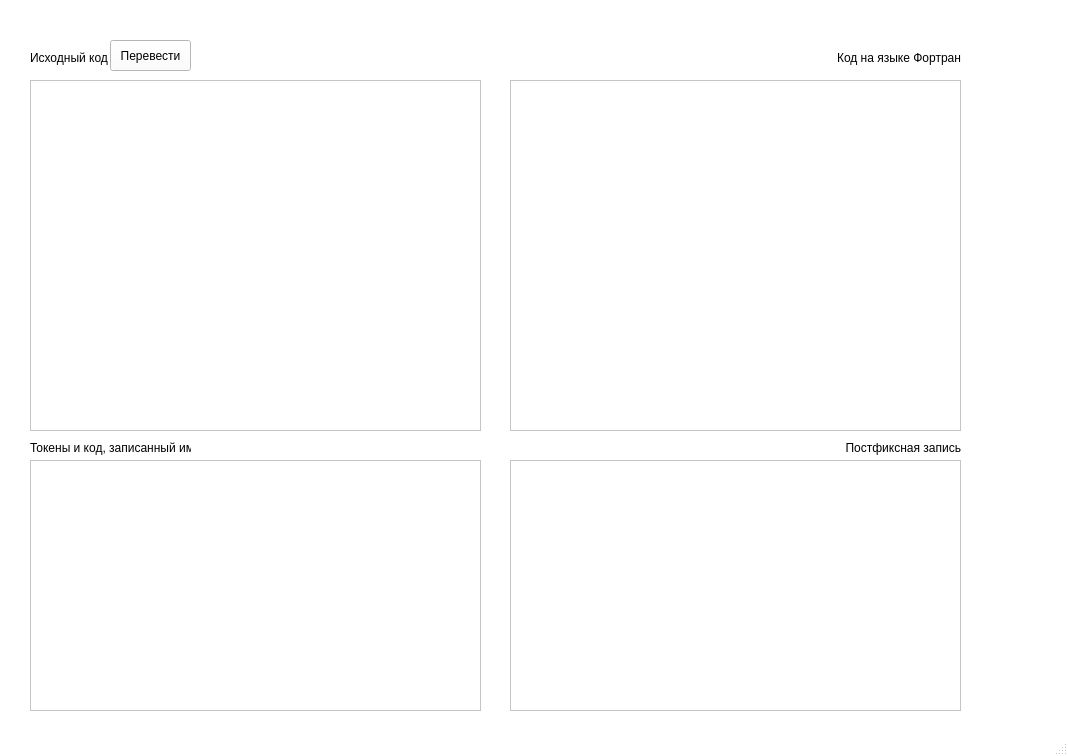
<?xml version="1.0" encoding="UTF-8"?>
<ui version="4.0">
 <class>MainWindow</class>
 <widget class="QMainWindow" name="MainWindow">
  <property name="geometry">
   <rect>
    <x>0</x>
    <y>0</y>
    <width>1068</width>
    <height>756</height>
   </rect>
  </property>
  <property name="palette">
   <palette>
    <active>
     <colorrole role="WindowText">
      <brush brushstyle="SolidPattern">
       <color alpha="255">
        <red>0</red>
        <green>0</green>
        <blue>0</blue>
       </color>
      </brush>
     </colorrole>
     <colorrole role="Button">
      <brush brushstyle="SolidPattern">
       <color alpha="255">
        <red>255</red>
        <green>255</green>
        <blue>255</blue>
       </color>
      </brush>
     </colorrole>
     <colorrole role="Light">
      <brush brushstyle="SolidPattern">
       <color alpha="255">
        <red>255</red>
        <green>255</green>
        <blue>255</blue>
       </color>
      </brush>
     </colorrole>
     <colorrole role="Midlight">
      <brush brushstyle="SolidPattern">
       <color alpha="255">
        <red>255</red>
        <green>255</green>
        <blue>255</blue>
       </color>
      </brush>
     </colorrole>
     <colorrole role="Dark">
      <brush brushstyle="SolidPattern">
       <color alpha="255">
        <red>127</red>
        <green>127</green>
        <blue>127</blue>
       </color>
      </brush>
     </colorrole>
     <colorrole role="Mid">
      <brush brushstyle="SolidPattern">
       <color alpha="255">
        <red>170</red>
        <green>170</green>
        <blue>170</blue>
       </color>
      </brush>
     </colorrole>
     <colorrole role="Text">
      <brush brushstyle="SolidPattern">
       <color alpha="255">
        <red>0</red>
        <green>0</green>
        <blue>0</blue>
       </color>
      </brush>
     </colorrole>
     <colorrole role="BrightText">
      <brush brushstyle="SolidPattern">
       <color alpha="255">
        <red>255</red>
        <green>255</green>
        <blue>255</blue>
       </color>
      </brush>
     </colorrole>
     <colorrole role="ButtonText">
      <brush brushstyle="SolidPattern">
       <color alpha="255">
        <red>0</red>
        <green>0</green>
        <blue>0</blue>
       </color>
      </brush>
     </colorrole>
     <colorrole role="Base">
      <brush brushstyle="SolidPattern">
       <color alpha="255">
        <red>255</red>
        <green>255</green>
        <blue>255</blue>
       </color>
      </brush>
     </colorrole>
     <colorrole role="Window">
      <brush brushstyle="SolidPattern">
       <color alpha="255">
        <red>255</red>
        <green>255</green>
        <blue>255</blue>
       </color>
      </brush>
     </colorrole>
     <colorrole role="Shadow">
      <brush brushstyle="SolidPattern">
       <color alpha="255">
        <red>0</red>
        <green>0</green>
        <blue>0</blue>
       </color>
      </brush>
     </colorrole>
     <colorrole role="AlternateBase">
      <brush brushstyle="SolidPattern">
       <color alpha="255">
        <red>255</red>
        <green>255</green>
        <blue>255</blue>
       </color>
      </brush>
     </colorrole>
     <colorrole role="ToolTipBase">
      <brush brushstyle="SolidPattern">
       <color alpha="255">
        <red>255</red>
        <green>255</green>
        <blue>220</blue>
       </color>
      </brush>
     </colorrole>
     <colorrole role="ToolTipText">
      <brush brushstyle="SolidPattern">
       <color alpha="255">
        <red>0</red>
        <green>0</green>
        <blue>0</blue>
       </color>
      </brush>
     </colorrole>
    </active>
    <inactive>
     <colorrole role="WindowText">
      <brush brushstyle="SolidPattern">
       <color alpha="255">
        <red>0</red>
        <green>0</green>
        <blue>0</blue>
       </color>
      </brush>
     </colorrole>
     <colorrole role="Button">
      <brush brushstyle="SolidPattern">
       <color alpha="255">
        <red>255</red>
        <green>255</green>
        <blue>255</blue>
       </color>
      </brush>
     </colorrole>
     <colorrole role="Light">
      <brush brushstyle="SolidPattern">
       <color alpha="255">
        <red>255</red>
        <green>255</green>
        <blue>255</blue>
       </color>
      </brush>
     </colorrole>
     <colorrole role="Midlight">
      <brush brushstyle="SolidPattern">
       <color alpha="255">
        <red>255</red>
        <green>255</green>
        <blue>255</blue>
       </color>
      </brush>
     </colorrole>
     <colorrole role="Dark">
      <brush brushstyle="SolidPattern">
       <color alpha="255">
        <red>127</red>
        <green>127</green>
        <blue>127</blue>
       </color>
      </brush>
     </colorrole>
     <colorrole role="Mid">
      <brush brushstyle="SolidPattern">
       <color alpha="255">
        <red>170</red>
        <green>170</green>
        <blue>170</blue>
       </color>
      </brush>
     </colorrole>
     <colorrole role="Text">
      <brush brushstyle="SolidPattern">
       <color alpha="255">
        <red>0</red>
        <green>0</green>
        <blue>0</blue>
       </color>
      </brush>
     </colorrole>
     <colorrole role="BrightText">
      <brush brushstyle="SolidPattern">
       <color alpha="255">
        <red>255</red>
        <green>255</green>
        <blue>255</blue>
       </color>
      </brush>
     </colorrole>
     <colorrole role="ButtonText">
      <brush brushstyle="SolidPattern">
       <color alpha="255">
        <red>0</red>
        <green>0</green>
        <blue>0</blue>
       </color>
      </brush>
     </colorrole>
     <colorrole role="Base">
      <brush brushstyle="SolidPattern">
       <color alpha="255">
        <red>255</red>
        <green>255</green>
        <blue>255</blue>
       </color>
      </brush>
     </colorrole>
     <colorrole role="Window">
      <brush brushstyle="SolidPattern">
       <color alpha="255">
        <red>255</red>
        <green>255</green>
        <blue>255</blue>
       </color>
      </brush>
     </colorrole>
     <colorrole role="Shadow">
      <brush brushstyle="SolidPattern">
       <color alpha="255">
        <red>0</red>
        <green>0</green>
        <blue>0</blue>
       </color>
      </brush>
     </colorrole>
     <colorrole role="AlternateBase">
      <brush brushstyle="SolidPattern">
       <color alpha="255">
        <red>255</red>
        <green>255</green>
        <blue>255</blue>
       </color>
      </brush>
     </colorrole>
     <colorrole role="ToolTipBase">
      <brush brushstyle="SolidPattern">
       <color alpha="255">
        <red>255</red>
        <green>255</green>
        <blue>220</blue>
       </color>
      </brush>
     </colorrole>
     <colorrole role="ToolTipText">
      <brush brushstyle="SolidPattern">
       <color alpha="255">
        <red>0</red>
        <green>0</green>
        <blue>0</blue>
       </color>
      </brush>
     </colorrole>
    </inactive>
    <disabled>
     <colorrole role="WindowText">
      <brush brushstyle="SolidPattern">
       <color alpha="255">
        <red>127</red>
        <green>127</green>
        <blue>127</blue>
       </color>
      </brush>
     </colorrole>
     <colorrole role="Button">
      <brush brushstyle="SolidPattern">
       <color alpha="255">
        <red>255</red>
        <green>255</green>
        <blue>255</blue>
       </color>
      </brush>
     </colorrole>
     <colorrole role="Light">
      <brush brushstyle="SolidPattern">
       <color alpha="255">
        <red>255</red>
        <green>255</green>
        <blue>255</blue>
       </color>
      </brush>
     </colorrole>
     <colorrole role="Midlight">
      <brush brushstyle="SolidPattern">
       <color alpha="255">
        <red>255</red>
        <green>255</green>
        <blue>255</blue>
       </color>
      </brush>
     </colorrole>
     <colorrole role="Dark">
      <brush brushstyle="SolidPattern">
       <color alpha="255">
        <red>127</red>
        <green>127</green>
        <blue>127</blue>
       </color>
      </brush>
     </colorrole>
     <colorrole role="Mid">
      <brush brushstyle="SolidPattern">
       <color alpha="255">
        <red>170</red>
        <green>170</green>
        <blue>170</blue>
       </color>
      </brush>
     </colorrole>
     <colorrole role="Text">
      <brush brushstyle="SolidPattern">
       <color alpha="255">
        <red>127</red>
        <green>127</green>
        <blue>127</blue>
       </color>
      </brush>
     </colorrole>
     <colorrole role="BrightText">
      <brush brushstyle="SolidPattern">
       <color alpha="255">
        <red>255</red>
        <green>255</green>
        <blue>255</blue>
       </color>
      </brush>
     </colorrole>
     <colorrole role="ButtonText">
      <brush brushstyle="SolidPattern">
       <color alpha="255">
        <red>127</red>
        <green>127</green>
        <blue>127</blue>
       </color>
      </brush>
     </colorrole>
     <colorrole role="Base">
      <brush brushstyle="SolidPattern">
       <color alpha="255">
        <red>255</red>
        <green>255</green>
        <blue>255</blue>
       </color>
      </brush>
     </colorrole>
     <colorrole role="Window">
      <brush brushstyle="SolidPattern">
       <color alpha="255">
        <red>255</red>
        <green>255</green>
        <blue>255</blue>
       </color>
      </brush>
     </colorrole>
     <colorrole role="Shadow">
      <brush brushstyle="SolidPattern">
       <color alpha="255">
        <red>0</red>
        <green>0</green>
        <blue>0</blue>
       </color>
      </brush>
     </colorrole>
     <colorrole role="AlternateBase">
      <brush brushstyle="SolidPattern">
       <color alpha="255">
        <red>255</red>
        <green>255</green>
        <blue>255</blue>
       </color>
      </brush>
     </colorrole>
     <colorrole role="ToolTipBase">
      <brush brushstyle="SolidPattern">
       <color alpha="255">
        <red>255</red>
        <green>255</green>
        <blue>220</blue>
       </color>
      </brush>
     </colorrole>
     <colorrole role="ToolTipText">
      <brush brushstyle="SolidPattern">
       <color alpha="255">
        <red>0</red>
        <green>0</green>
        <blue>0</blue>
       </color>
      </brush>
     </colorrole>
    </disabled>
   </palette>
  </property>
  <property name="windowTitle">
   <string>Трёхпроходный транслятор в Фортран</string>
  </property>
  <widget class="QWidget" name="centralwidget">
   <widget class="QTextEdit" name="textEdit">
    <property name="geometry">
     <rect>
      <x>30</x>
      <y>80</y>
      <width>451</width>
      <height>351</height>
     </rect>
    </property>
   </widget>
   <widget class="QPushButton" name="pushButton">
    <property name="geometry">
     <rect>
      <x>110</x>
      <y>40</y>
      <width>81</width>
      <height>31</height>
     </rect>
    </property>
    <property name="text">
     <string>Перевести</string>
    </property>
   </widget>
   <widget class="QTextEdit" name="textEdit_2">
    <property name="geometry">
     <rect>
      <x>510</x>
      <y>80</y>
      <width>451</width>
      <height>351</height>
     </rect>
    </property>
    <property name="readOnly">
     <bool>false</bool>
    </property>
   </widget>
   <widget class="QLabel" name="label">
    <property name="geometry">
     <rect>
      <x>30</x>
      <y>50</y>
      <width>91</width>
      <height>16</height>
     </rect>
    </property>
    <property name="text">
     <string>Исходный код</string>
    </property>
   </widget>
   <widget class="QLabel" name="label_2">
    <property name="geometry">
     <rect>
      <x>830</x>
      <y>50</y>
      <width>131</width>
      <height>16</height>
     </rect>
    </property>
    <property name="layoutDirection">
     <enum>Qt::LeftToRight</enum>
    </property>
    <property name="text">
     <string>Код на языке Фортран</string>
    </property>
    <property name="alignment">
     <set>Qt::AlignRight|Qt::AlignTrailing|Qt::AlignVCenter</set>
    </property>
   </widget>
   <widget class="QTextEdit" name="textEdit_3">
    <property name="geometry">
     <rect>
      <x>510</x>
      <y>460</y>
      <width>451</width>
      <height>251</height>
     </rect>
    </property>
   </widget>
   <widget class="QLabel" name="label_3">
    <property name="geometry">
     <rect>
      <x>830</x>
      <y>440</y>
      <width>131</width>
      <height>16</height>
     </rect>
    </property>
    <property name="layoutDirection">
     <enum>Qt::LeftToRight</enum>
    </property>
    <property name="text">
     <string>Постфиксная запись</string>
    </property>
    <property name="alignment">
     <set>Qt::AlignRight|Qt::AlignTrailing|Qt::AlignVCenter</set>
    </property>
   </widget>
   <widget class="QTextEdit" name="textEdit_4">
    <property name="geometry">
     <rect>
      <x>30</x>
      <y>460</y>
      <width>451</width>
      <height>251</height>
     </rect>
    </property>
   </widget>
   <widget class="QLabel" name="label_4">
    <property name="geometry">
     <rect>
      <x>30</x>
      <y>440</y>
      <width>161</width>
      <height>16</height>
     </rect>
    </property>
    <property name="text">
     <string>Токены и код, записанный ими</string>
    </property>
   </widget>
  </widget>
  <widget class="QMenuBar" name="menubar">
   <property name="geometry">
    <rect>
     <x>0</x>
     <y>0</y>
     <width>1068</width>
     <height>21</height>
    </rect>
   </property>
  </widget>
  <widget class="QStatusBar" name="statusbar"/>
 </widget>
 <resources/>
 <connections/>
</ui>
